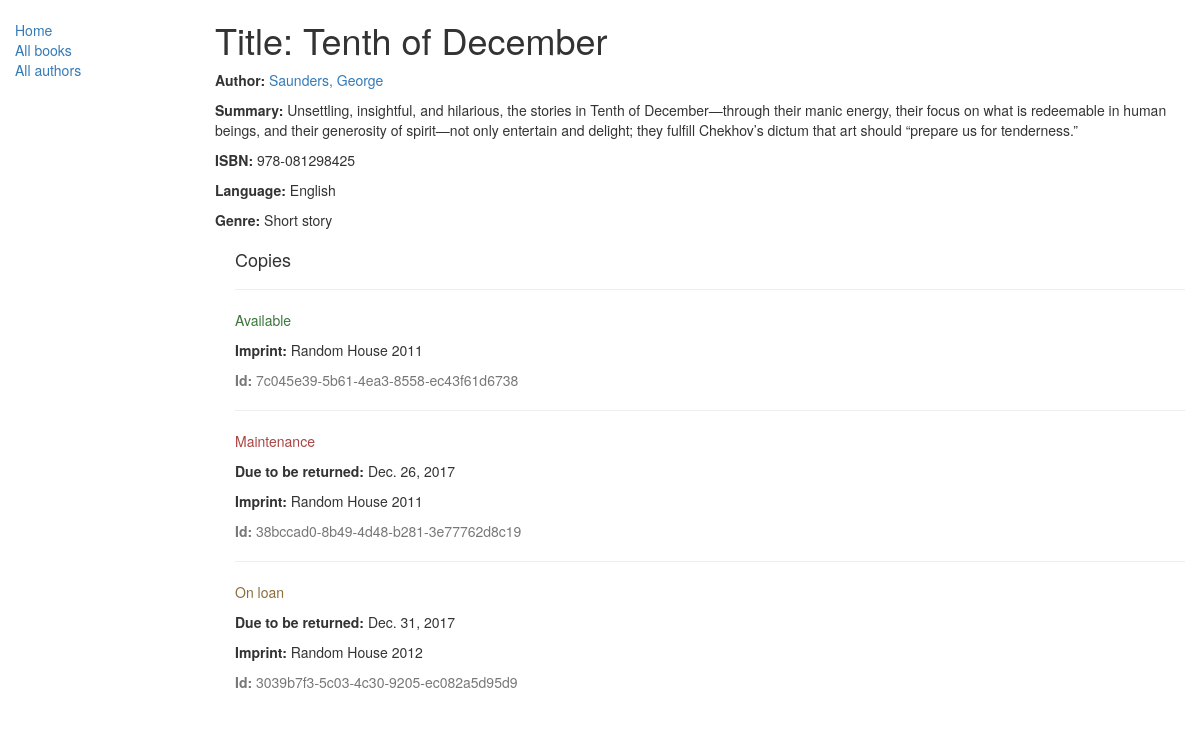
/catalog/books/1, run on the app's committed database.
### catalog/models.py (models this page shows, shortened)
class Book(models.Model):
    title = models.CharField(max_length=200)
    author = models.ForeignKey('Author', on_delete=models.SET_NULL, null=True)
    genre = models.ManyToManyField('Genre', help_text='Select a genre for this book')
    summary = models.TextField(max_length=1000, help_text="Enter a brief description of the book")
    isbn = models.CharField('ISBN', max_length=13, help_text='13 Character <a href="https://www.isbn-international.org/content/what-isbn">ISBN number</a>')
    language = models.ForeignKey('Language', on_delete=models.SET_NULL, null=True)
    def display_genre(self):
        """
        Creates a string for the genre, to be displayed in admin
        """
        return ', '.join([ genre.name for genre in self.genre.all()[:3] ])
    display_genre.short_description = 'Genre'

class Author(models.Model):
    first_name = models.CharField(max_length=100)
    last_name = models.CharField(max_length=100)
    date_of_birth = models.DateField('Born', null=True, blank=True)
    date_of_death = models.DateField('Died', null=True, blank=True)
    def __str__(self):
        return '%s, %s' % (self.last_name, self.first_name)

class Language(models.Model):
    name = models.CharField(max_length=200)
    def __str__(self):
        return self.name

class Genre(models.Model):
    name = models.CharField(max_length=200, help_text='Enter a book genre.')
    def __str__(self):
        return self.name

class BookInstance(models.Model):
    id = models.UUIDField(primary_key=True, default=uuid.uuid4, help_text="Unique ID for this particular book across whole library")
    book = models.ForeignKey('Book', on_delete=models.SET_NULL, null=True)
    imprint = models.CharField(max_length=200)
    due_back = models.DateField(null=True, blank=True)
    LOAN_STATUS = (
        ('m', 'Maintenance'),
        ('o', 'On loan'),
        ('a', 'Available'),
        ('r', 'Reserved'),
    )
    status = models.CharField(max_length=1, choices=LOAN_STATUS, blank=True, default='m', help_text='Book availability')
    class Meta:
        ordering = ["due_back"]

### catalog/views.py (the view)
# urls.py: path('books/<int:pk>', views.BookDetailView.as_view(), name='book-detail'), # generic detail view expects pk!
class BookDetailView(generic.DetailView):
    model = Book

### catalog/templates/catalog/book_detail.html
{% extends "base_generic.html" %}
{% block content %}
  <h1>Title: {{ book.title }}</h1>
  <p><strong>Author:</strong> <a href="{% url 'author-detail' book.author.pk %}">{{ book.author }}</a></p>
  <p><strong>Summary:</strong> {{ book.summary }}</p>
  <p><strong>ISBN:</strong> {{ book.isbn }}</p>
  <p><strong>Language:</strong> {{ book.language }}</p>
  <p><strong>Genre:</strong> {% for genre in book.genre.all %} {{ genre }}{% if not forloop.last %}, {% endif %}{% endfor %}</p>
  <div style="margin-left:20px;margin-top:20px">
    <h4>Copies</h4>
    {% for copy in book.bookinstance_set.all %}
    <hr>
    <p class="{% if copy.status == 'a' %}text-success{% elif copy.status == 'm' %}text-danger{% else %}text-warning{% endif %}">{{ copy.get_status_display }}</p>
    {% if copy.status != 'a' %}<p><strong>Due to be returned:</strong> {{copy.due_back}}</p>{% endif %}
    <p><strong>Imprint:</strong> {{copy.imprint}}</p>
    <p class="text-muted"><strong>Id:</strong> {{copy.id}}</p>
    {% endfor %}
  </div>
{% endblock %}

### data on the page
Book: title "Tenth of December", author "Saunders, George", summary "Unsettling, insightful, and hilarious, the stories in Tenth of December—through their manic energy, their focus on what is redeemable in human beings, and their generosity of spirit—not only entertain and delight; they fulfill Chekhov’s dictum that art should “prepare us for tenderness.”", isbn "978-081298425", language "English"
Genre: name "Short story"
BookInstance: status "Available", imprint "Random House 2011", id "7c045e39-5b61-4ea3-8558-ec43f61d6738"
BookInstance: status "Maintenance", due_back "Dec. 26, 2017", imprint "Random House 2011", id "38bccad0-8b49-4d48-b281-3e77762d8c19"
BookInstance: status "On loan", due_back "Dec. 31, 2017", imprint "Random House 2012", id "3039b7f3-5c03-4c30-9205-ec082a5d95d9"
